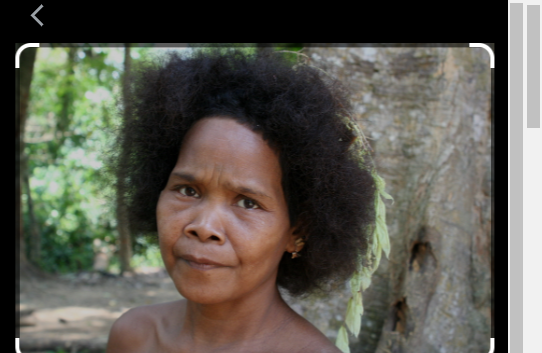
#> input picture Picture.png, 542 x 353 px
$ jupyter execute Pengenalan_Wajah_Project.ipynb   (shell and % lines are left out)
#> lines starting #> are read from the running program, lines starting #| are printed output that depends on the picture
PROJEK PENGENALAN WAJAH MENGGUNAKAN PYTHON

[cell 1]
from google.colab import files
from PIL import Image
import cv2
import numpy as np
uploaded = files.upload()
#> the answer given: Picture.png
image_path = list(uploaded.keys())[0]
image = cv2.imread(image_path)
#> image is the input picture: shape (353, 542, 3); mean B, G, R 78.7, 88, 90.4
image_rgb = cv2.cvtColor(image, cv2.COLOR_BGR2RGB)
from matplotlib import pyplot as plt
plt.imshow(image_rgb)
plt.axis('off')
plt.show()

[cell 2]
cascade_path = "haarcascade_frontalface_default.xml"
face_cascade = cv2.CascadeClassifier(cascade_path)
gray_image = cv2.cvtColor(image, cv2.COLOR_BGR2GRAY)
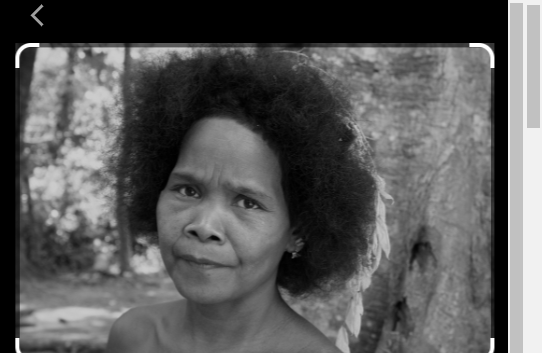
#> gray_image: shape (353, 542); min 0, max 255, mean 87.7
faces = face_cascade.detectMultiScale(gray_image, scaleFactor=1.1, minNeighbors=5)
#> faces = [[136, 136, 158, 158]]
print(f"{len(faces)} wajah terdeteksi!")
#| 1 wajah terdeteksi!
for (x, y, w, h) in faces:
    cv2.rectangle(image_rgb, (x, y), (x + w, y + h), (255, 0, 0), 3)
#> this loop made 1 pass
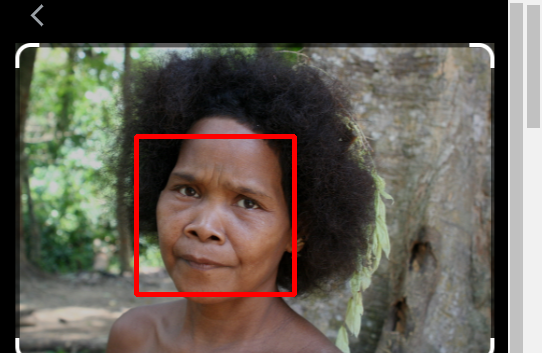
#> image_rgb: shape (353, 542, 3); mean R, G, B 93.4, 87, 77.9
plt.imshow(image_rgb)
plt.axis('off')
plt.show()

[cell 3]
output_path = "detected_faces.jpg"
cv2.imwrite(output_path, cv2.cvtColor(image_rgb, cv2.COLOR_RGB2BGR))
print("Hasil deteksi wajah telah disimpan sebagai detected_faces.jpg")
